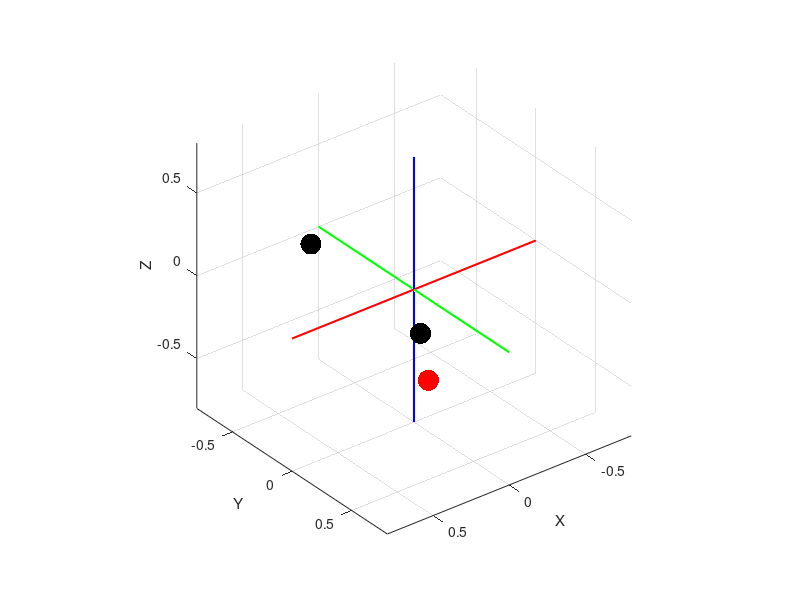

Here is the MATLAB script that generated this plot: (Note: this script raises an error after producing the figure.)
clear all; clc; close all;
%%
%workspace limits
xrange = [-0.5, 0.5];
yrange = [-0.5, 0.5];
zrange = [-0.5, 0.5];

global num_modes cm ng nd xg xr sig delta_t conf_thresh conf_max alpha_max;

%workspace params.
% ng = 3; %num of goals
max_ng = 6;
% ng = 4; %num of goals
ng = datasample(2:max_ng, 1); %spawn random number of goals. Maximum number is 6. At least 
nd = 3; %num of dimensions. by definition R^3
cm_options = {{1,2,3}, {[1,2], 3}};
max_nm = length(cm_options);
% cm = cm_options{datasample(1:max_nm, 1)};
% cm = {1,2,3}; %{1,2,3}, %{[1,3], 2} %{[2,3], 1};
cm = cm_options{1};
num_modes = length(cm); %

%spawn random goals and robot position. 
xg = [rand(1,ng)*range(xrange) + xrange(1); rand(1,ng)*range(yrange) + yrange(1); rand(1,ng)*range(zrange) + zrange(1)]; %random goal positions. These will be treated as fixed parameters.
xr = [rand(1,1)*range(xrange) + xrange(1); rand(1,1)*range(yrange) + yrange(1); rand(1,1)*range(zrange) + zrange(1)];
xr_true = xr;

%disamb parameters.
sig = 0.01; %For Fisher information
delta_t = 0.1; %For compute projections. 

%arbitration function parameters
conf_thresh = (1.2/ng);
conf_max = (1.4/ng);
alpha_max = 0.7;

%%
%% plot the goals and robot
figure;
scatter3(xg(1,1:ng), xg(2,1:ng), xg(3,1:ng), 230, 'k', 'filled'); grid on; hold on;
xlabel('X'); ylabel('Y'); zlabel('Z');
scatter3(xr(1), xr(2), xr(3), 230, 'r', 'filled');
offset = [-0.3, 0.3];
line(xrange+offset, [0,0], [0,0], 'Color', 'r', 'LineWidth', 1.5); %draw x and y axes.
line([0,0], yrange+offset, [0,0], 'Color', 'g','LineWidth', 1.5);
line([0,0], [0,0], zrange+offset, 'Color', 'b','LineWidth', 1.5);
axis([xrange+offset, yrange+offset, zrange+offset]);
axis square;
view([142,31]);
%%
%%
intent_type = 'dft';
%%
% Show best disambiguating modes for the entire workspace. 
min_ws = -0.5;
max_ws = 0.5;
num_steps = 12;
step_size = (max_ws - min_ws)/num_steps;
ax_p = (min_ws:step_size:max_ws)';
[X,Y,Z] = meshgrid(ax_p);
ws_points = [X(:) Y(:) Z(:)];
disamb_modes_ENT = zeros(size(ws_points, 1), 1);
disamb_modes_KL = zeros(size(ws_points, 1), 1);
pg0 = (1/ng)*ones(ng,1); %at every workspace point the starting probability distribution is uniform. 
% pg0 = rand(ng, 1); pg0 = pg0/sum(pg0);
current_optimal_mode_ENT = cm{datasample(1:num_modes, 1)};
current_optimal_mode_KL = cm{datasample(1:num_modes, 1)};

for i=1:size(ws_points,1)
    xr = ws_points(i, :)';
    current_optimal_mode_ENT_index = compute_optimal_mode_ENT_R3(intent_type, xr, pg0); 
    if length(current_optimal_mode_ENT_index) > 1 %when there are equivalent modes. 
        current_optimal_mode_ENT = cm{current_optimal_mode_ENT_index(1)}; %pick the first one. 
        current_optimal_mode_ENT_index = current_optimal_mode_ENT_index(1); %update the index. 
    else
        if current_optimal_mode_ENT_index ~= -1 %if -1, don't change any mode. keep previous node. So no need to update
            current_optimal_mode_ENT = cm{current_optimal_mode_ENT_index}; 
        end
    end
    disamb_modes_ENT(i) = current_optimal_mode_ENT;
    if current_optimal_mode_ENT_index == -1 %when all 3 are equivalent
        disamb_modes_ENT(i) = 4;
    end
    
    %KL:
    current_optimal_mode_KL_index = compute_optimal_mode_KL_R3(intent_type, xr, pg0); 
    if length(current_optimal_mode_KL_index) > 1 %when there are equivalent modes. 
        current_optimal_mode_KL = cm{current_optimal_mode_KL_index(1)}; %pick the first one. 
        current_optimal_mode_KL_index = current_optimal_mode_KL_index(1); %update the index. 
    else
        if current_optimal_mode_KL_index ~= -1 %if -1, don't change any mode. keep previous node. So no need to update
            current_optimal_mode_KL = cm{current_optimal_mode_KL_index}; 
        end
    end
    disamb_modes_KL(i) = current_optimal_mode_KL; 
    if current_optimal_mode_KL_index == -1 %when all 3 are equivalent
        disamb_modes_KL(i) = 4;
    end
end

%%
xrange = [-0.8, 0.8];
yrange = [-0.8, 0.8];
zrange = [-0.8, 0.8];
figure;grid on; hold on;
colors = {'r','g','b','m'};

for i=1:length(colors)
    scatter3(ws_points(disamb_modes_ENT == i, 1), ws_points(disamb_modes_ENT == i, 2), ws_points(disamb_modes_ENT == i, 3), 70, colors{i}, 'filled'); hold on;
end
scatter3(xg(1,1:ng), xg(2,1:ng), xg(3,1:ng), 580, 'k', 'filled');
line(xrange, [0,0], [0,0], 'Color', 'r', 'LineWidth', 3.5); %draw x and y axes.
line([0,0], yrange, [0,0], 'Color', 'g','LineWidth', 5.5);
line([0,0], [0,0], zrange, 'Color', 'b','LineWidth', 3.5);
axis([xrange, yrange, zrange]);
axis square;
view([32,16]);
xlabel('Spatial X'); ylabel('Spatial Y');  zlabel('Spatial Z'); title('Best Disamb Control Modes');
title('ENTROPY BASED METRIC')

%%
figure;grid on; hold on;
colors = {'r', 'g', 'b', 'm'};
for i=1:length(colors)
    scatter3(ws_points(disamb_modes_KL == i, 1), ws_points(disamb_modes_KL == i, 2), ws_points(disamb_modes_KL == i, 3), 70, colors{i}, 'filled'); hold on;
end
scatter3(xg(1,1:ng), xg(2,1:ng), xg(3,1:ng), 580, 'k', 'filled');
line(xrange, [0,0], [0,0], 'Color', 'r', 'LineWidth', 3.5); %draw x and y axes.
line([0,0], yrange, [0,0], 'Color', 'g','LineWidth', 5.5);
line([0,0], [0,0], zrange, 'Color', 'b','LineWidth', 3.5);
axis([xrange, yrange, zrange]);
axis square;
view([32,16]);
xlabel('Spatial X'); ylabel('Spatial Y');  zlabel('Spatial Z'); title('Best Disamb Control Modes');
title('KL BASED METRIC')